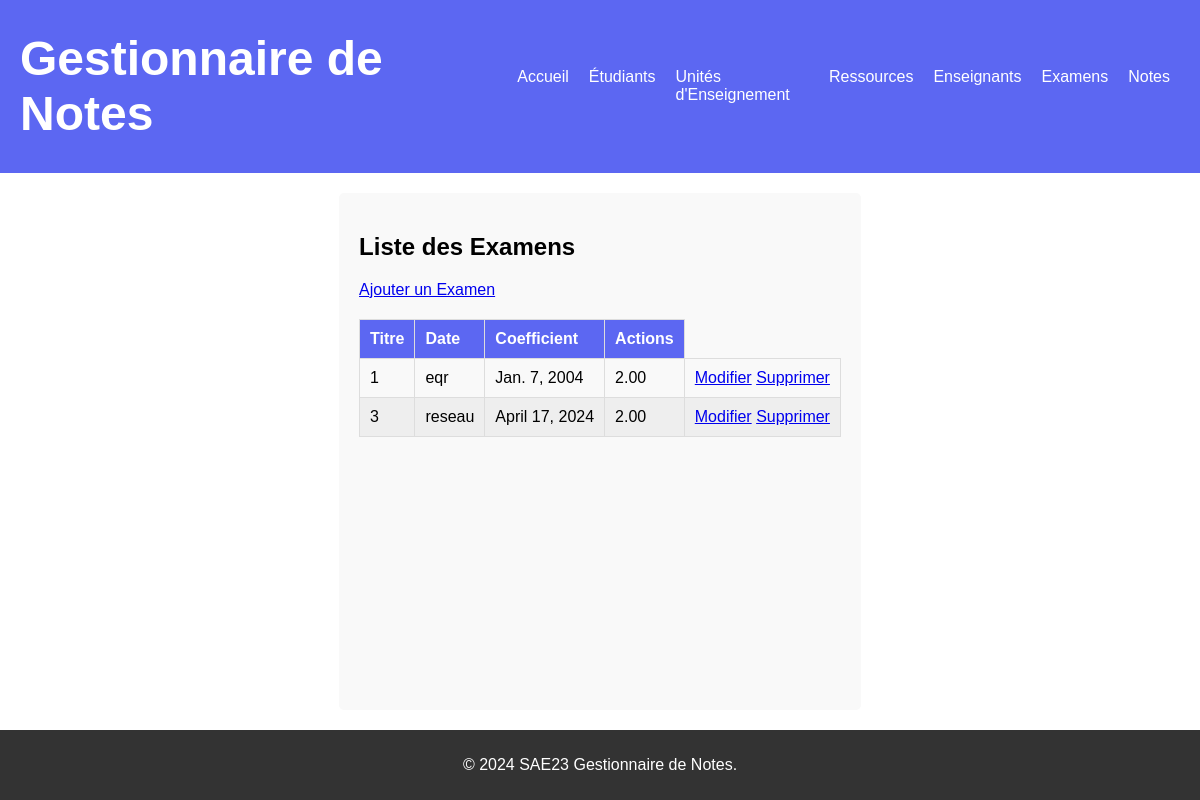
The page /examens/ on the database its author committed.
### gestionnaire_de_notes/models.py (models this page shows, shortened)
class Examen(models.Model):
    id = models.AutoField(primary_key=True)
    titre = models.CharField(max_length=100)
    date = models.DateField()
    coefficient = models.DecimalField(max_digits=5, decimal_places=2)
    ressource_ue = models.ForeignKey('RessourceUE', on_delete=models.CASCADE, default=1)

### gestionnaire_de_notes/views.py (the view)
# urls.py: path('examens/', views.examen_list, name='examen_list'),
def examen_list(request):
    examens = Examen.objects.all()
    return render(request, 'gestionnaire_de_notes/Examen/liste.html', {'examens': examens})

### gestionnaire_de_notes/templates/gestionnaire_de_notes/Examen/liste.html (shortened to what this page needs)
{% extends 'gestionnaire_de_notes/main.html' %}
{% block content %}
    <h2>Liste des Examens</h2>
    <a href="{% url 'examen_create' %}">Ajouter un Examen</a>
    <table>
        <thead>
            <tr>
                <th>Titre</th>
                <th>Date</th>
                <th>Coefficient</th>
                <th>Actions</th>
            </tr>
        </thead>
        <tbody>
            {% for examen in examens %}
                <tr>
                    <td>{{ examen.id }}</td>
                    <td>{{ examen.titre }}</td>
                    <td>{{ examen.date }}</td>
                    <td>{{ examen.coefficient }}</td>
                    <td>
                        <a href="{% url 'examen_update' examen.pk %}">Modifier</a>
                        <a href="{% url 'examen_delete' examen.pk %}">Supprimer</a>
                    </td>
                </tr>
            {% endfor %}
        </tbody>
    </table>
{% endblock %}

### gestionnaire_de_notes/static/gestionnaire_de_notes/style.css (style rules this page uses)
html, body { height: 100%; margin: 0; padding: 0; font-family: Arial, sans-serif; }
body { display: flex; flex-direction: column; }
table { width: 100%; border-collapse: collapse; margin-top: 20px; }
th, td { padding: 10px; border: 1px solid #ddd; text-align: left; }
th { background-color: #5c67f2; color: white; }
td { background-color: #f9f9f9; }
tr:nth-child(even) td { background-color: #eee; }

### rows shown on the page
Examen: id "1", titre "eqr", date "Jan. 7, 2004", coefficient "2.00"
Examen: id "3", titre "reseau", date "April 17, 2024", coefficient "2.00"
